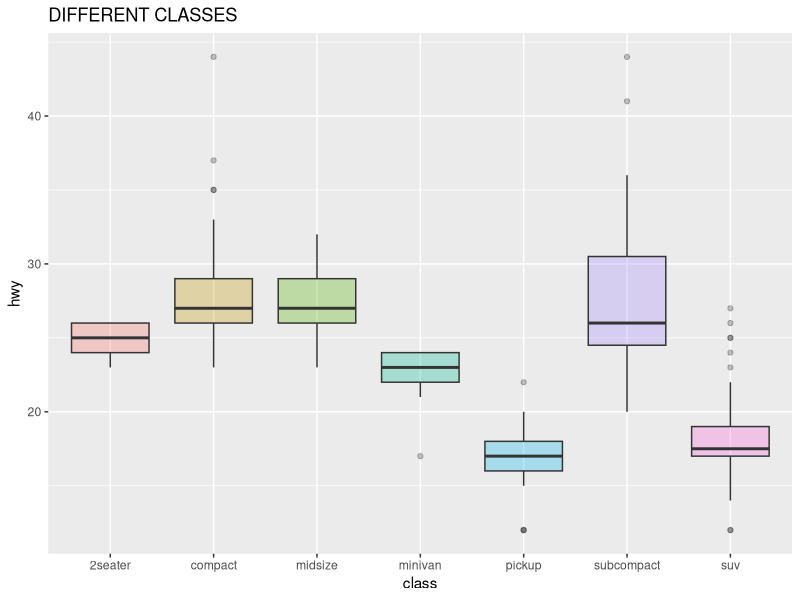
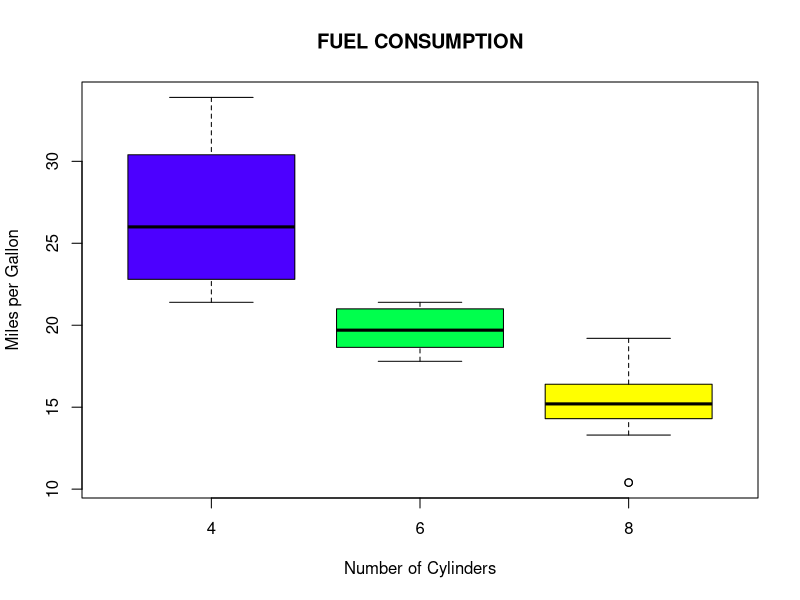

Generate these figures, in order, with R:
library(ggplot2)
#using a different color for each group
ggplot(mpg, aes(x=class, y=hwy,fill=class, font.main=3)) +  
         ggtitle(toupper("Different Classes")) +
  geom_boxplot(alpha=0.3) +theme(legend.position="none")

#one more example 

boxplot(mpg~cyl, data=mtcars, 
        main= toupper("Fuel Consumption"), font.main=3, 
        col= topo.colors(3), xlab="Number of Cylinders", 
        ylab="Miles per Gallon")

